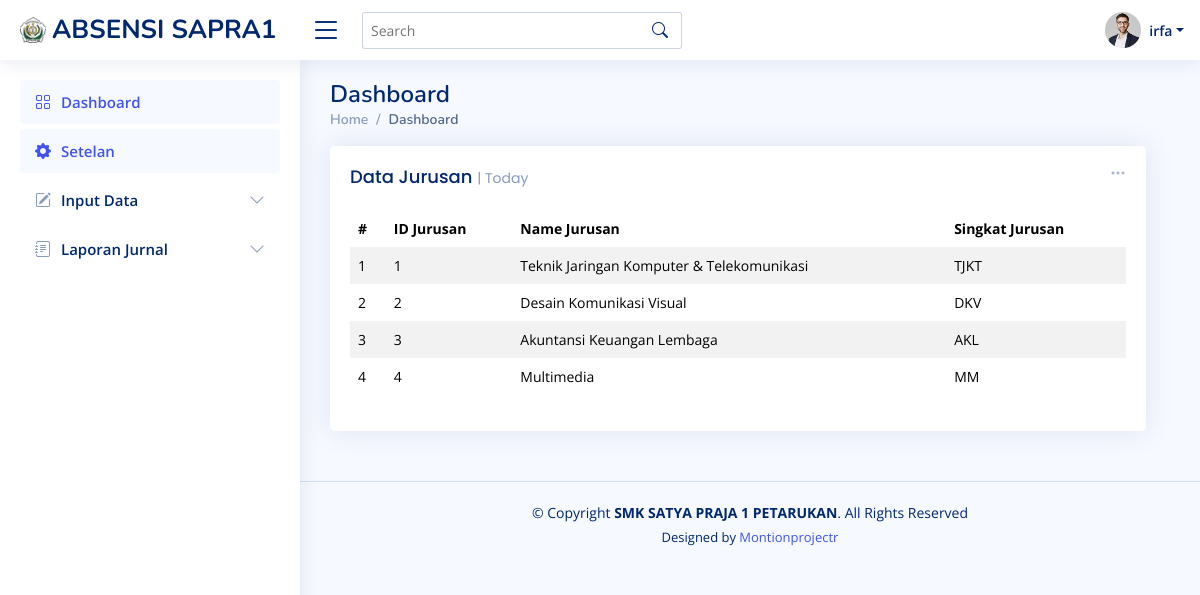
/pages-admin.php?page=data-jurusan (signed in), run on the app's committed database.
### tables this page shows
CREATE TABLE `tb_user` (
  `id_user` int(10) NOT NULL,
  `username` varchar(15) NOT NULL,
  `password` varchar(255) NOT NULL,
  `nipy` varchar(20) NOT NULL,
  `nama_depan` varchar(10) NOT NULL,
  `nama_lengkap` varchar(50) NOT NULL
);

CREATE TABLE `tb_jurusan` (
  `id_jurusan` int(10) NOT NULL,
  `name_jurusan` varchar(50) NOT NULL,
  `singkat_jurusan` varchar(10) NOT NULL
);

### data-jurusan.php (the view, shortened to what this page needs)
<div class="row">
	<div class="col-12">
	  <div class="card recent-sales overflow-auto">
	    <div class="filter">
	      <a class="icon" href="#" data-bs-toggle="dropdown"><i class="bi bi-three-dots"></i></a>
	    </div>
	    <div class="card-body">
	      <h5 class="card-title">Data Jurusan <span>| Today</span></h5>
	      <table class="table table-borderless table-striped datatable">
	        <thead>
	          <tr>
	            <th scope="col">#</th>
	            <th scope="col">ID Jurusan</th>
	            <th scope="col">Name Jurusan</th>
	            <th scope="col">Singkat Jurusan</th>
	          </tr>
	        </thead>
	        <tbody>
        	<?php
        	$query = mysqli_query($koneksi, "select * from tb_jurusan");
        	$no=1;
        	while ($data = mysqli_fetch_array($query)) { ?>
        		<tr>
        			<td><?= $no++; ?></td>
        			<td><?= $data['id_jurusan']; ?></td>
        			<td><?= $data['name_jurusan']; ?></td>
        			<td><?= $data['singkat_jurusan']; ?></td>
        		</tr>
        	<?php }
        	?>
	        </tbody>
	      </table>
	    </div>
	  </div>
	</div>
</div>

### pages-admin.php (shortened to what this page needs)
<?php
require_once('pages-config.php');
$query = mysqli_query($koneksi, "select * from tb_user where id_user = '".$_SESSION['id_user']."'");
$user = mysqli_fetch_array($query);
?>
<!DOCTYPE html>
<html lang="en">
<head>
  <link href="assets/vendor/bootstrap/css/bootstrap.min.css" rel="stylesheet">
  <link href="assets/vendor/bootstrap-icons/bootstrap-icons.css" rel="stylesheet">
  <link href="assets/vendor/boxicons/css/boxicons.min.css" rel="stylesheet">
  <link href="assets/vendor/quill/quill.snow.css" rel="stylesheet">
  <link href="assets/vendor/quill/quill.bubble.css" rel="stylesheet">
  <link href="assets/vendor/remixicon/remixicon.css" rel="stylesheet">
  <link href="assets/vendor/simple-datatables/style.css" rel="stylesheet">
  <link href="assets/css/style.css" rel="stylesheet">
</head>
<body>
  <header id="header" class="header fixed-top d-flex align-items-center">
    <div class="d-flex align-items-center justify-content-between">
      <a href="index.html" class="logo d-flex align-items-center">
        <img src="assets/img/logosp1.jpg" alt="">
        <span class="d-none d-lg-block">ABSENSI SAPRA1</span>
      </a>
      <i class="bi bi-list toggle-sidebar-btn"></i>
    </div>
    <div class="search-bar">
      <form class="search-form d-flex align-items-center" method="POST" action="#">
        <input type="text" name="query" placeholder="Search" title="Enter search keyword">
        <button type="submit" title="Search"><i class="bi bi-search"></i></button>
      </form>
    </div>
    <nav class="header-nav ms-auto">
      <ul class="d-flex align-items-center">
        <li class="nav-item dropdown pe-3">
          <a class="nav-link nav-profile d-flex align-items-center pe-0" href="#" data-bs-toggle="dropdown">
            <img src="assets/img/profile-img.jpg" alt="Profile" class="rounded-circle">
            <span class="d-none d-md-block dropdown-toggle ps-2"><?= $user['nama_depan']; ?></span>
          </a>
        </li>
      </ul>
    </nav>
  </header>
  <aside id="sidebar" class="sidebar">
    <ul class="sidebar-nav" id="sidebar-nav">
      <li class="nav-item">
        <a class="nav-link" href="pages-admin.php">
          <i class="bi bi-grid"></i>
          <span>Dashboard</span>
        </a>
      </li>
      <li class="nav-item">
        <a class="nav-link" href="#">
          <i class="bi bi-gear-fill"></i>
          <span>Setelan</span>
        </a>
      </li>
      <li class="nav-item">
        <a class="nav-link collapsed" data-bs-target="#components-nav" data-bs-toggle="collapse" href="#">
          <i class="bi bi-pencil-square"></i><span>Input Data</span><i class="bi bi-chevron-down ms-auto"></i>
        </a>
      </li>
      <li class="nav-item">
        <a class="nav-link collapsed" data-bs-target="#forms-nav" data-bs-toggle="collapse" href="#">
          <i class="bi bi-journal-text"></i><span>Laporan Jurnal</span><i class="bi bi-chevron-down ms-auto"></i>
        </a>
      </li>
    </ul>
  </aside>
  <main id="main" class="main">
    <div class="pagetitle">
      <h1>Dashboard</h1>
      <nav>
        <ol class="breadcrumb">
          <li class="breadcrumb-item"><a href="index.html">Home</a></li>
          <li class="breadcrumb-item active">Dashboard</li>
        </ol>
      </nav>
    </div>
    <section class="section dashboard">
      <div class="row">
        <?php
        if (isset($_GET['page'])) {
          $pages = $_GET['page'];
          switch ($pages) {
            case 'data-jurusan':
              require_once('data-jurusan.php');
              break;
          }
        }else{
          require_once('pages-adm-home.php');
        }
        ?>
      </div>
    </section>
  </main>
  <footer id="footer" class="footer">
    <div class="copyright">
      &copy; Copyright <strong><span>SMK SATYA PRAJA 1 PETARUKAN</span></strong>. All Rights Reserved
    </div>
    <div class="credits">
      Designed by <a href="#">Montionprojectr</a>
    </div>
  </footer>
</body>
</html>

### assets/css/style.css (style rules this page uses)
:root { scroll-behavior: smooth; }
body { font-family: "Open Sans", sans-serif; background: #f6f9ff; color: #444444; }
a { color: #4154f1; text-decoration: none; }
h1, h2, h3, h4, h5, h6 { font-family: "Nunito", sans-serif; }
#main { margin-top: 60px; padding: 20px 30px; transition: all 0.3s; }
.pagetitle { margin-bottom: 10px; }
.pagetitle h1 { font-size: 24px; margin-bottom: 0; font-weight: 600; color: #012970; }
.card { margin-bottom: 30px; border: none; border-radius: 5px; box-shadow: 0px 0 30px rgba(1, 41, 112, 0.1); }
.card-title { padding: 20px 0 15px 0; font-size: 18px; font-weight: 500; color: #012970; font-family: "Poppins", sans-serif; }
.card-title span { color: #899bbd; font-size: 14px; font-weight: 400; }
.card-body { padding: 0 20px 20px 20px; }
.breadcrumb { font-size: 14px; font-family: "Nunito", sans-serif; color: #899bbd; font-weight: 600; }
.breadcrumb a { color: #899bbd; transition: 0.3s; }
.breadcrumb .breadcrumb-item::before { color: #899bbd; }
.breadcrumb .active { color: #51678f; font-weight: 600; }
.logo { line-height: 1; }
@media (min-width: 1200px) { .logo { width: 280px; } }
.logo img { max-height: 26px; margin-right: 6px; }
.logo span { font-size: 26px; font-weight: 700; color: #012970; font-family: "Nunito", sans-serif; }
.header { transition: all 0.5s; z-index: 997; height: 60px; box-shadow: 0px 2px 20px rgba(1, 41, 112, 0.1); background-color: #fff; padding-left: 20px; }
.header .toggle-sidebar-btn { font-size: 32px; padding-left: 10px; cursor: pointer; color: #012970; }
.header .search-bar { min-width: 360px; padding: 0 20px; }
.header .search-form { width: 100%; }
.header .search-form input { border: 0; font-size: 14px; color: #012970; border: 1px solid rgba(1, 41, 112, 0.2); padding: 7px 38px 7px 8px; border-radius: 3px; transition: 0.3s; width: 100%; }
.header .search-form button { border: 0; padding: 0; margin-left: -30px; background: none; }
.header .search-form button i { color: #012970; }
.header-nav ul { list-style: none; }
.header-nav>ul { margin: 0; padding: 0; }
.header-nav .nav-profile { color: #012970; }
.header-nav .nav-profile img { max-height: 36px; }
.header-nav .nav-profile span { font-size: 14px; font-weight: 600; }
.sidebar { position: fixed; top: 60px; left: 0; bottom: 0; width: 300px; z-index: 996; transition: all 0.3s; padding: 20px; overflow-y: auto; scrollbar-width: thin; scrollbar-color: #aab7cf transparent; box-shadow: 0px 0px 20px rgba(1, 41, 112, 0.1); background-color: #fff; }
@media (min-width: 1200px) { #main, #footer { margin-left: 300px; } }
.sidebar-nav { padding: 0; margin: 0; list-style: none; }
.sidebar-nav li { padding: 0; margin: 0; list-style: none; }
.sidebar-nav .nav-item { margin-bottom: 5px; }
.sidebar-nav .nav-link { display: flex; align-items: center; font-size: 15px; font-weight: 600; color: #4154f1; transition: 0.3; background: #f6f9ff; padding: 10px 15px; border-radius: 4px; }
.sidebar-nav .nav-link i { font-size: 16px; margin-right: 10px; color: #4154f1; }
.sidebar-nav .nav-link.collapsed { color: #012970; background: #fff; }
.sidebar-nav .nav-link.collapsed i { color: #899bbd; }
.sidebar-nav .nav-link .bi-chevron-down { margin-right: 0; transition: transform 0.2s ease-in-out; }
.dashboard .filter { position: absolute; right: 0px; top: 15px; }
.dashboard .filter .icon { color: #aab7cf; padding-right: 20px; padding-bottom: 5px; transition: 0.3s; font-size: 16px; }
.dashboard .recent-sales { font-size: 14px; }
.dashboard .recent-sales .table thead { background: #f6f6fe; }
.dashboard .recent-sales .table thead th { border: 0; }
.footer { padding: 20px 0; font-size: 14px; transition: all 0.3s; border-top: 1px solid #cddfff; }
.footer .copyright { text-align: center; color: #012970; }
.footer .credits { padding-top: 5px; text-align: center; font-size: 13px; color: #012970; }

### data on the page
tb_user: nama_depan "irfa"
tb_jurusan: id_jurusan "1", name_jurusan "Teknik Jaringan Komputer & Telekomunikasi", singkat_jurusan "TJKT"
tb_jurusan: id_jurusan "2", name_jurusan "Desain Komunikasi Visual", singkat_jurusan "DKV"
tb_jurusan: id_jurusan "3", name_jurusan "Akuntansi Keuangan Lembaga", singkat_jurusan "AKL"
tb_jurusan: id_jurusan "4", name_jurusan "Multimedia", singkat_jurusan "MM"
